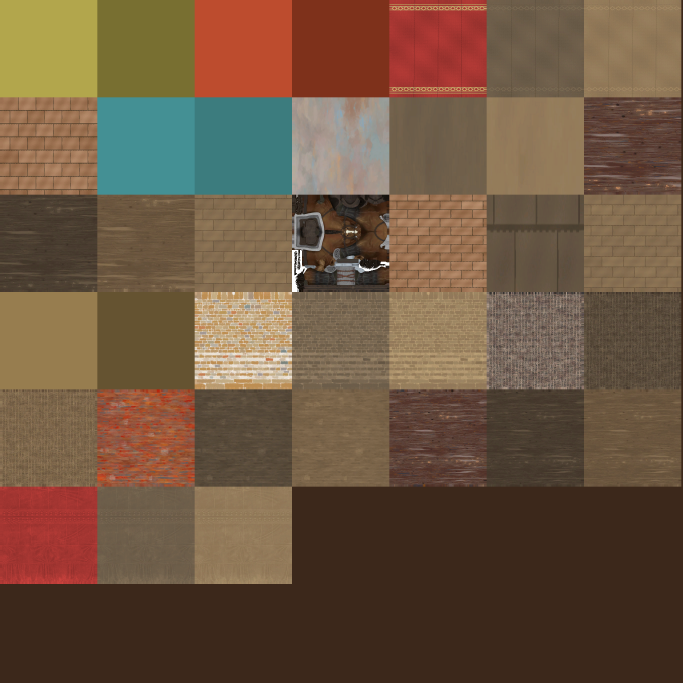
#> input picture authoring/building-colors-0.1.10/source/art/scenario/chagatai/almaliq_healthy/almaliq_healthy_albedo.png, 2048 x 2048 px, found by its file name (shown at 1/3 size); its folder holds only this picture in this run
$ python trim_building_palette.py building-colors-0.1.10/source/art/scenario/chagatai/almaliq_healthy/almaliq_healthy_albedo.png
#> lines starting #> are read from the running program, lines starting #| are printed output that depends on the picture; after the words box and inside, x2 and y2 are one past the last pixel; in counts of white or black regions, pixels touching at a corner belong together
"""Reduce the red owner mask to trim on staged Chagatai building atlases."""

import json
from pathlib import Path
import sys

import numpy as np
from PIL import Image

sys.path.insert(0, str(Path(__file__).resolve().parents[1] / "tools"))
from building_color import neutral_cloth

ASSETS = ("almaliq", "ordu", "qarshi", "court", "ili", "mint", "melee", "ranged", "wonder")


def edge_distances(mask):
    """Measure the width of owner-mask islands in atlas texels."""
    inside = np.pad(mask, 1, constant_values=False)
    x = np.arange(inside.shape[1])
    left = x - np.maximum.accumulate(np.where(inside, -1, x), axis=1)
    right = np.minimum.accumulate(np.where(inside, inside.shape[1], x)[:, ::-1], axis=1)[:, ::-1] - x
    distance = np.minimum(left, right).T
    y = np.arange(distance.shape[1])
    up = y + np.minimum.accumulate(distance - y, axis=1)
    down = np.minimum.accumulate((distance + y)[:, ::-1], axis=1)[:, ::-1] - y
    return np.minimum(up, down).T[1:-1, 1:-1]


def apply(work, asset):
    atlas = work / f"stage-{asset}" / "source/art/scenario/chagatai" / f"{asset}_healthy"
    albedo = atlas / f"{asset}_healthy_albedo.png"
    pattern = atlas / f"{asset}_healthy_pattern.png"
    with Image.open(albedo) as image:
        base = np.array(image.convert("RGBA"))
    with Image.open(pattern) as image:
        masks = np.array(image.convert("RGBA"))
    owner = masks[:, :, 0].copy()
    distances = edge_distances(owner >= 128)
    distance_index = distances.flatten()
    samples = sorted((work / "surface-samples").glob(f"{asset}*_healthy.npy"))
    curves = []
    for sample in samples:
        areas = np.load(sample).flatten()
        coverage = np.bincount(distance_index, weights=areas, minlength=distances.max() + 1)
        curves.append(np.cumsum(coverage[1:]) / areas.sum())
    curves = np.array(curves)
    target = np.clip(curves[:, -1].mean() * .4, .055, .18)
    candidates = np.flatnonzero(((curves >= .05) & (curves <= .25)).all(axis=0))
    if not candidates.size:
        raise ValueError(f"{asset} has no shared trim width in the target range")
    width = candidates[np.argmin(np.abs(curves[:, candidates].mean(axis=0) - target))] + 1
    kept = (distances > 0) & (distances <= width)
    masks[:, :, 0] = np.where(kept, owner, 0)
    Image.fromarray(neutral_cloth(base, masks[:, :, 0])).save(albedo)
    Image.fromarray(masks).save(pattern)
    return {
        "asset": asset, "trim_width_atlas_pixels": int(width),
        "healthy_lod1_surfaces": {
            sample.stem: {"previous_mask_coverage": round(float(curve[-1]), 4),
                          "trim_mask_coverage": round(float(curve[width - 1]), 4)}
            for sample, curve in zip(samples, curves, strict=True)
        },
    }


if __name__ == "__main__":
    work = Path(sys.argv[1])
    receipt = [apply(work, asset) for asset in ASSETS]
#> in apply, image is the input picture: PIL image 2048x2048 RGBA; mean R, G, B, A 109.8, 85.6, 64, 254.8
#> in apply, `owner = masks[:, :, 0].copy()`:
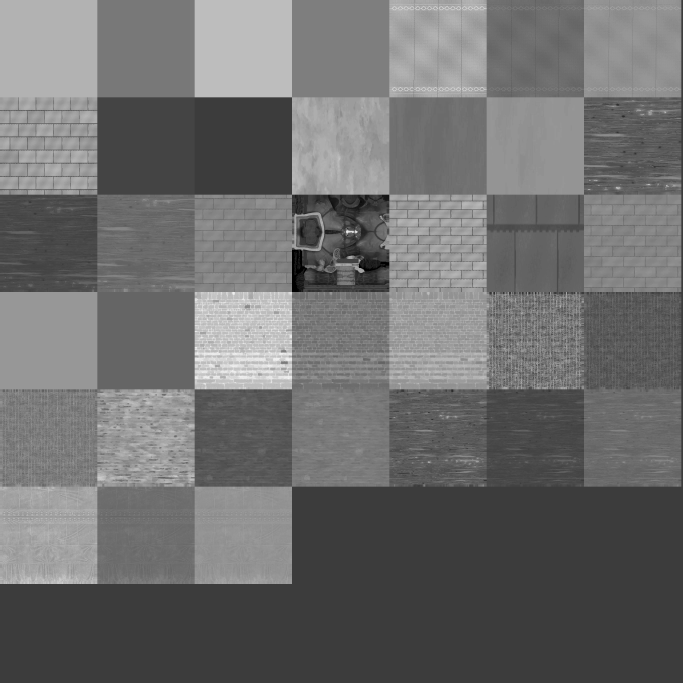
#> owner: shape (2048, 2048) (shown at 1/3 size); min 0, max 255, mean 109.8
#> in edge_distances, `inside = np.pad(mask, 1, constant_values=False)`:
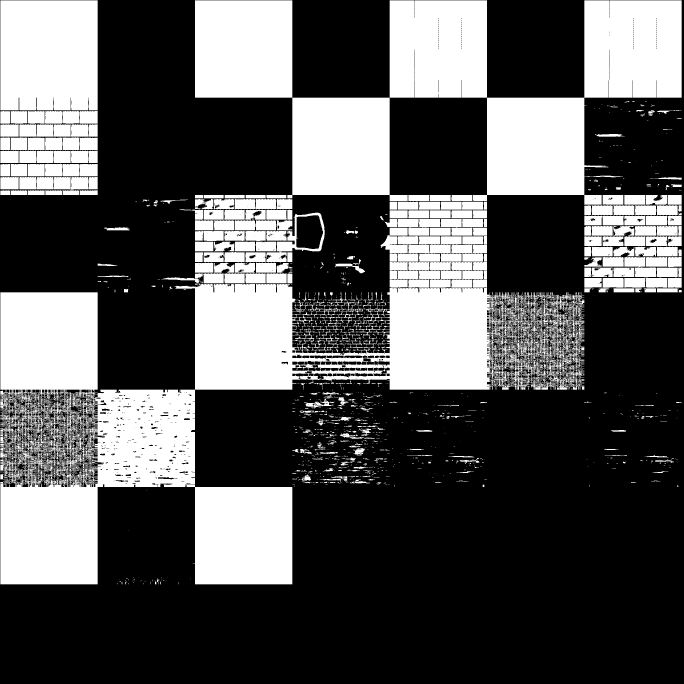
#> inside: shape (2050, 2050) bool (shown at 1/3 size); 34.3% white; 2166 white regions (1651 under 20 px), largest, box (x1, y1, x2, y2) and area: (1, 852, 1753, 1753) 607879, (585, 1, 2045, 614) 429466, (1, 1, 293, 331) 96041
#> in edge_distances, `inside = np.pad(mask, 1, constant_values=False)`: mask: shape (2048, 2048) bool; 34.4% white; 2166 white regions (1651 under 20 px), largest, box (x1, y1, x2, y2) and area: (0, 851, 1752, 1752) 607879, (584, 0, 2044, 613) 429466, (0, 0, 292, 330) 96041
#> in edge_distances, `left = x - np.maximum.accumulate(np.where(inside, -1, x), axis=1)`:
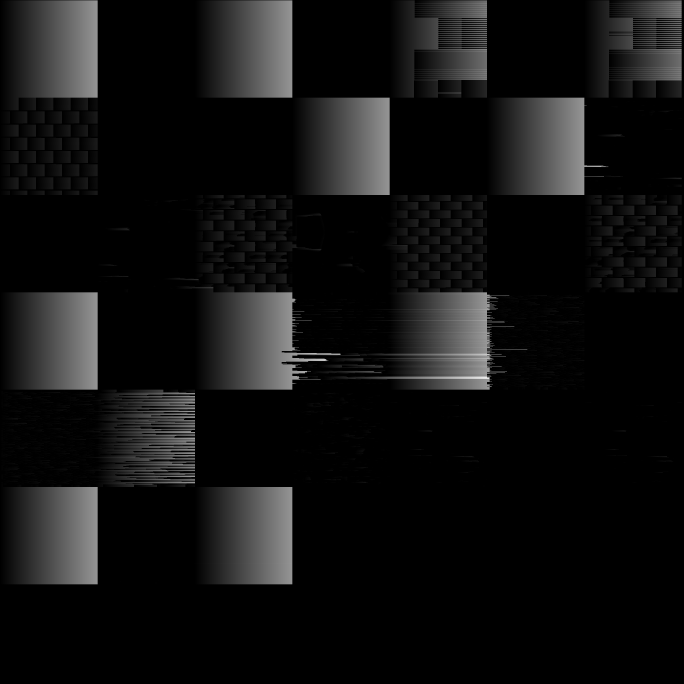
#> left: shape (2050, 2050) int64 (shown at 1/3 size); min 0, max 498, mean 34.7; drawn with min black and max white
#> in edge_distances, `distance = np.minimum(left, right).T`:
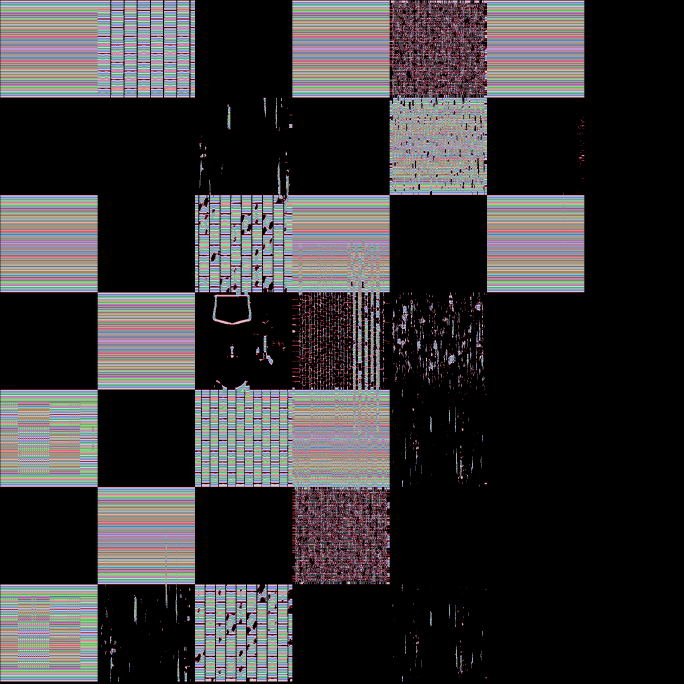
#> distance: shape (2050, 2050) int64 (shown at 1/3 size); 250 distinct labels, from 0 to 249; one colour per label, 0 black
#> in edge_distances, `up = y + np.minimum.accumulate(distance - y, axis=1)`:
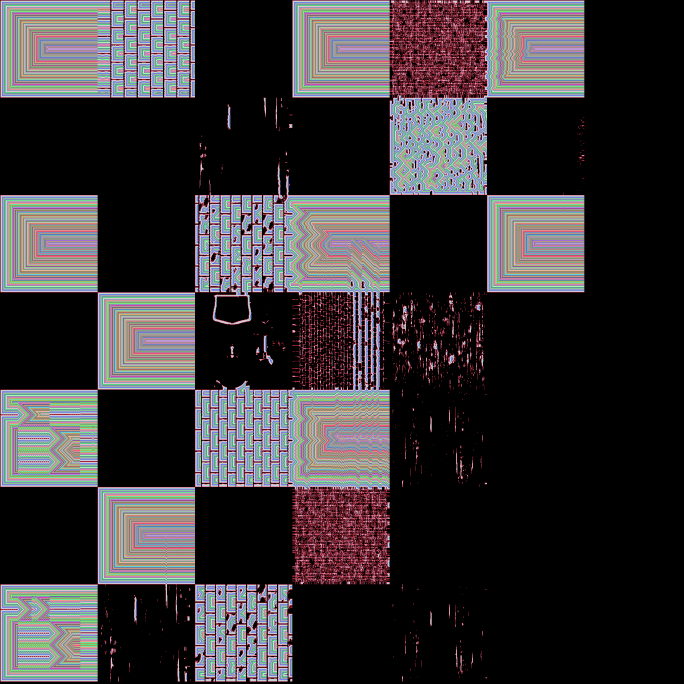
#> up: shape (2050, 2050) int64 (shown at 1/3 size); 154 distinct labels, from 0 to 153; one colour per label, 0 black
#> in edge_distances, `down = np.minimum.accumulate((distance + y)[:, ::-1], axis=1)[:, ::-1]..`:
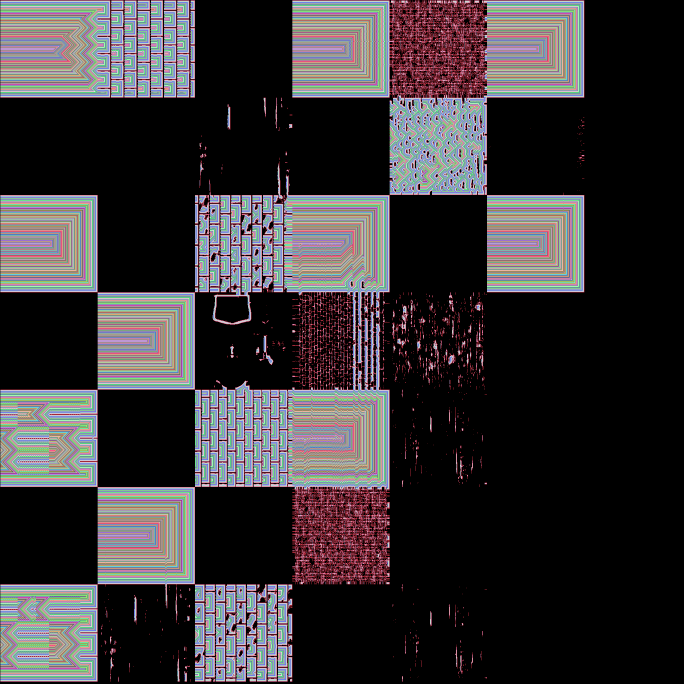
#> down: shape (2050, 2050) int64 (shown at 1/3 size); 153 distinct labels, from 0 to 152; one colour per label, 0 black
#> in edge_distances, `return np.minimum(up, down).T[1:-1, 1:-1]`:
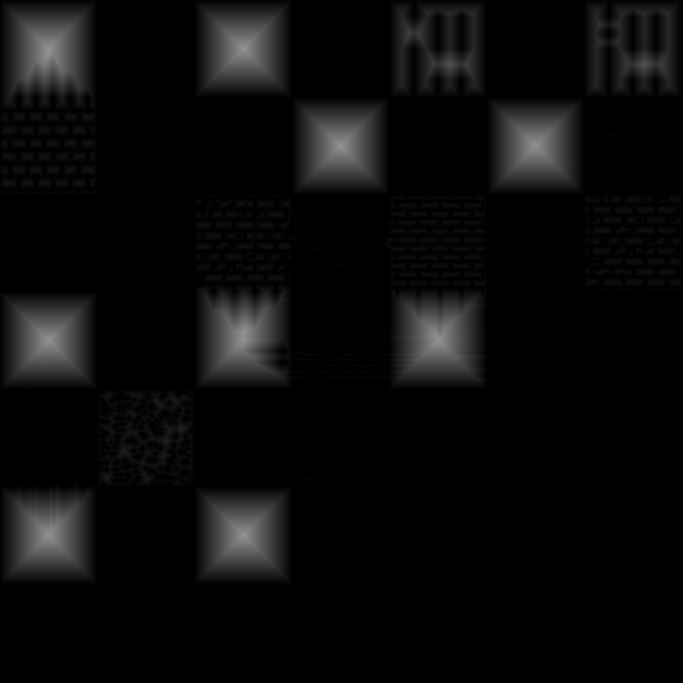
#> returned value: shape (2048, 2048) int64 (shown at 1/3 size); min 0, max 148, mean 10.7
#> after the loop in apply, `for sample in samples:`: curves = []
#> in apply, `curves = np.array(curves)`: curves = empty array
#> (the run stopped early here; a loop or call above may not have finished)
